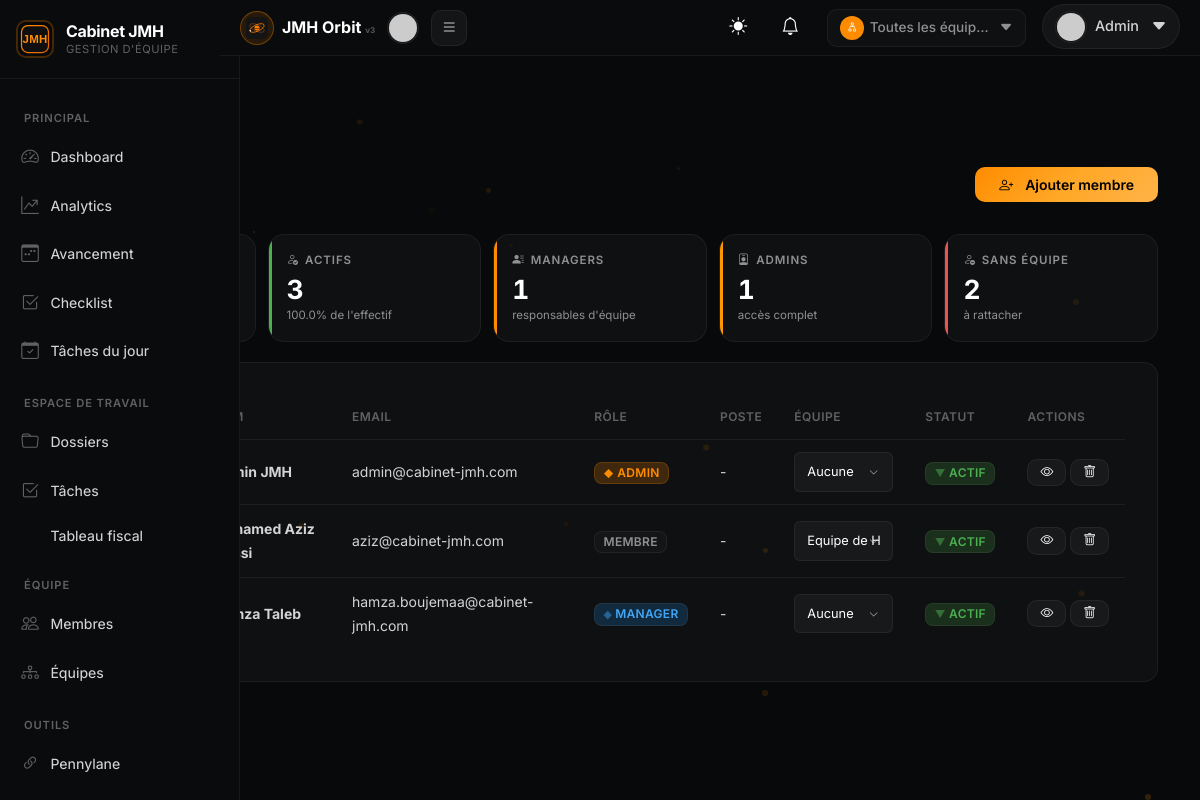
The app's page /membres (signed in) with its own data.
### app/models.py (models this page shows, shortened)
class User(UserMixin, db.Model):
    __tablename__ = 'users'
    id = db.Column(db.Integer, primary_key=True)
    email = db.Column(db.String(120), unique=True, nullable=False, index=True)
    password_hash = db.Column(db.String(256), nullable=False)
    nom = db.Column(db.String(80), nullable=False)
    prenom = db.Column(db.String(80), nullable=False)
    photo_profil = db.Column(db.String(200), default='default.png')
    photo_data = db.Column(db.LargeBinary, nullable=True)
    photo_mimetype = db.Column(db.String(50), nullable=True)
    role = db.Column(db.String(20), nullable=False, default='membre')  # admin | manager | membre
    equipe_id = db.Column(db.Integer, db.ForeignKey('equipes.id'), nullable=True)
    poste = db.Column(db.String(120))  # e.g., "Comptable", "Auditeur"
    telephone = db.Column(db.String(20))
    actif = db.Column(db.Boolean, default=True)
    date_arrivee = db.Column(db.Date, default=date.today)
    date_creation = db.Column(db.DateTime, default=datetime.utcnow)
    dossiers_assignes = db.relationship('Dossier', backref='collaborateur', lazy='dynamic')
    taches_assignees = db.relationship('Tache', foreign_keys='Tache.assigne_a', backref='assigne', lazy='dynamic')
    taches_creees = db.relationship('Tache', foreign_keys='Tache.cree_par', backref='createur', lazy='dynamic')
    notifications = db.relationship('Notification', backref='user', lazy='dynamic', order_by='desc(Notification.date_envoi)')
    commentaires = db.relationship('CommentaireTache', backref='user', lazy='dynamic')
    performances = db.relationship('Performance', backref='user', lazy='dynamic')
    def photo_display_src(self):
        try:
            if self.photo_data:
                from flask import url_for
                return url_for('user_photo', user_id=self.id)
            if self.photo_profil and self.photo_profil != 'default.png':
                import os
                from flask import current_app
                photo_path = os.path.join(current_app.static_folder, 'uploads', self.photo_profil)
                if os.path.exists(photo_path):
                    return '/static/uploads/' + self.photo_profil
        except Exception:
            pass
        try:
            name = f"{self.prenom or ''} {self.nom or ''}".strip()
            encoded = name.replace(' ', '+')
            return f"https://ui-avatars.com/api/?name={encoded}&background=FF8C00&color=fff&size=128&font-size=0.5&bold=true"
        except Exception:
            pass
        return None

### app/routes.py (the view)
@app.route('/membres')
@login_required
def membres():
    from app.models import User, Equipe
    membres_list = User.query.filter_by(actif=True).order_by(User.nom).all()
    toutes_equipes = Equipe.query.order_by(Equipe.nom).all()
    mes_equipes = []
    if current_user.role == 'manager':
        mes_equipes = Equipe.query.filter_by(manager_id=current_user.id).all()
    return render_template('membres.html', membres=membres_list, toutes_equipes=toutes_equipes, mes_equipes=mes_equipes, title="Membres")

### app/__init__.py (called while the page is built)
@login_manager.user_loader
def load_user(user_id):
    return User.query.get(int(user_id))

@app.before_request
def reconnect_db_on_ssl_error():
    from sqlalchemy.exc import OperationalError
    try:
        db.session.execute(db.text("SELECT 1"))
    except OperationalError:
        db.session.rollback()
        try:
            db.session.execute(db.text("SELECT 1"))
        except Exception:
            pass
    except Exception:
        db.session.rollback()

### app/models.py (called while the page is built)
    def nb_membres(self):
        return self.membres.filter_by(actif=True).count()

### templates/membres.html (shortened to what this page needs)
{% extends "base.html" %}
{% block content %}
<div class="d-flex justify-content-between align-items-center mb-4 animate-fade-in-up">
    <h2 class="text-gradient-animated">Membres</h2>
    <button class="btn-premium btn-premium-primary btn-press" data-bs-toggle="modal" data-bs-target="#modalAjouter">
        <i class="bi bi-person-plus me-1"></i>Ajouter membre
    </button>
</div>
{% set mns = namespace(total=0, actifs=0, mgr=0, adm=0, sans_eq=0) %}
{% for m in membres %}
    {% set mns.total = mns.total + 1 %}
    {% if m.actif %}{% set mns.actifs = mns.actifs + 1 %}{% endif %}
    {% if m.role == 'manager' %}{% set mns.mgr = mns.mgr + 1 %}{% endif %}
    {% if m.role == 'admin' %}{% set mns.adm = mns.adm + 1 %}{% endif %}
    {% if not m.equipe_id %}{% set mns.sans_eq = mns.sans_eq + 1 %}{% endif %}
{% endfor %}
<div class="kpi-band animate-fade-in-up">
    <div class="kpi-chip" style="--accent: var(--info);">
        <div class="kpi-label"> Membres</div>
        <div class="kpi-value">{{ mns.total }}</div>
        <div class="kpi-sub">total du cabinet</div>
    </div>
    <div class="kpi-chip" style="--accent: var(--success);">
        <div class="kpi-label"><i class="bi bi-person-check"></i> Actifs</div>
        <div class="kpi-value">{{ mns.actifs }}</div>
        <div class="kpi-sub">{{ (mns.actifs / mns.total * 100)|round(0) if mns.total else 0 }}% de l'effectif</div>
    </div>
    <div class="kpi-chip" style="--accent: var(--orange-primary);">
        <div class="kpi-label"><i class="bi bi-person-lines-fill"></i> Managers</div>
        <div class="kpi-value">{{ mns.mgr }}</div>
        <div class="kpi-sub">responsables d'équipe</div>
    </div>
    <div class="kpi-chip" style="--accent: var(--warning);">
        <div class="kpi-label"><i class="bi bi-person-badge"></i> Admins</div>
        <div class="kpi-value">{{ mns.adm }}</div>
        <div class="kpi-sub">accès complet</div>
    </div>
    <div class="kpi-chip" style="--accent: var(--danger);">
        <div class="kpi-label"><i class="bi bi-person-dash"></i> Sans équipe</div>
        <div class="kpi-value">{{ mns.sans_eq }}</div>
        <div class="kpi-sub">à rattacher</div>
    </div>
</div>
<div class="card-premium animate-fade-in-up stagger-1">
    <div class="card-body-premium">
        <div class="table-responsive">
            <table class="table-premium">
                <thead>
                    <tr>
                        <th style="width:36px"><input type="checkbox" id="selectAllMembres" class="select-all-checkbox"></th>
                        <th>Photo</th>
                        <th>Nom</th>
                        <th>Email</th>
                        <th>Rôle</th>
                        <th>Poste</th>
                        {% if current_user.role == 'admin' %}
                        <th>Équipe</th>
                        {% endif %}
                        <th>Statut</th>
                        <th>Actions</th>
                    </tr>
                </thead>
                <tbody>
                    {% for m in membres %}
                    <tr>
                        <td style="width:36px"><input type="checkbox" class="row-checkbox" value="{{ m.id }}"></td>
                        <td>
                            {% set m_photo = m.photo_display_src() %}
                            {% if m_photo %}
                            <span class="user-icon-badge"><img src="{{ m_photo }}" alt="photo" class="sidebar-user-img" style="width:32px;height:32px;"></span>
                            {% endif %}
                        </td>
                        <td><strong>{{ m.prenom }} {{ m.nom }}</strong></td>
                        <td class="text-tertiary">{{ m.email }}</td>
                        <td>
                            <span class="badge {{ 'badge-info' if m.role == 'manager' else 'badge-tertiary' if m.role == 'membre' else 'badge-orange' }}">
                                {{ m.role }}
                            </span>
                        </td>
                        <td class="text-tertiary">{{ m.poste or '-' }}</td>
                        {% if current_user.role == 'admin' %}
                        <td>
                            <form method="POST" action="{{ url_for('assigner_equipe', user_id=m.id) }}" class="d-inline">
                                <select name="equipe_id" class="select-premium select-sm" onchange="this.form.submit()">
                                    <option value="">Aucune</option>
                                    {% for eq in toutes_equipes %}
                                    <option value="{{ eq.id }}" {{ 'selected' if m.equipe_id == eq.id else '' }}>{{ eq.nom }}</option>
                                    {% endfor %}
                                </select>
                            </form>
                        </td>
                        {% endif %}
                        <td>
                            <span class="badge {{ 'badge-success' if m.actif else 'badge-danger' }}">
                                {{ 'Actif' if m.actif else 'Désactivé' }}
                            </span>
                        </td>
                        <td>
                            <div class="d-flex gap-1">
                                <a href="{{ url_for('fiche_membre', user_id=m.id) }}" class="btn-premium btn-premium-secondary btn-press" style="padding: 0.375rem 0.75rem; font-size: 0.8rem;">
                                    <i class="bi bi-eye"></i>
                                </a>
                                <form method="POST" action="{{ url_for('supprimer_membre', user_id=m.id) }}" class="d-inline" onsubmit="return confirm('Confirmer la suppression définitive de {{ m.prenom }} {{ m.nom }} ?');">
                                    <button type="submit" class="btn-premium btn-premium-secondary btn-press" style="padding: 0.375rem 0.75rem; font-size: 0.8rem;">
                                        <i class="bi bi-trash"></i>
                                    </button>
                                </form>
                            </div>
                        </td>
                    </tr>
                    {% endfor %}
                </tbody>
            </table>
        </div>
    </div>
</div>
{% endblock %}

### templates/base.html (shortened to what this page needs)
<!DOCTYPE html>
<html lang="fr">
<head>
    <link href="https://cdn.jsdelivr.net/npm/bootstrap@5.3.2/dist/css/bootstrap.min.css" rel="stylesheet">
    <link rel="stylesheet" href="https://cdn.jsdelivr.net/npm/bootstrap-icons@1.11.1/font/bootstrap-icons.css">
    <link href="{{ url_for('static', filename='css/style.css') }}?v=4" rel="stylesheet">
    <link href="{{ url_for('static', filename='css/light-theme.css') }}?v=1" rel="stylesheet">
    <div id="toastContainer" class="toast-container position-fixed bottom-0 end-0 p-3" style="z-index: 1080;"></div>
</head>
<body>
    <header class="app-topbar">
        <div class="app-topbar-left">
            <a class="app-brand" href="{{ url_for('dashboard') }}">
                <span class="app-brand-icon"><img src="{{ url_for('static', filename='img/logo-orbit.svg') }}" alt="" style="width:22px;height:22px;display:block;"></span>
                                <span class="app-brand-text">JMH Orbit <small style="font-size:0.5rem;opacity:0.3;">v3</small></span>
            </a>
            {% if current_user.is_authenticated %}
            {% set photo_src = current_user.photo_display_src() %}
            {% if photo_src %}
            <span class="app-user-icon">
                <img src="{{ photo_src }}" alt="photo" class="sidebar-user-img" style="width:32px;height:32px;">
            </span>
            {% endif %}
            <button class="app-topbar-toggle" id="sidebarToggle" type="button" aria-label="Toggle sidebar">
            </button>
            {% endif %}
        </div>
        <div class="app-topbar-right">
                {% if current_user.is_authenticated %}
                <button id="themeToggle" style="background:none;border:none;color:var(--text-primary);font-size:18px;cursor:pointer;margin-right:12px;" onclick="toggleTheme()" title="Changer le thème">
                    <i id="themeIcon" class="bi bi-sun-fill"></i>
                </button>
            <a href="{{ url_for('notifications_page') }}" class="notif-bell-link" style="margin-right:12px;position:relative;text-decoration:none;color:var(--text-primary);font-size:18px;">
                <i class="bi bi-bell"></i>
            </a>
            {% if current_equipe or all_equipes_for_switch %}
            <div class="dropdown">
                <div class="team-context-icon" style="border-color: var(--border-color);" data-bs-toggle="dropdown" role="button" aria-haspopup="true" aria-expanded="false">
                    <span class="team-icon" style="background: {{ current_equipe.couleur if current_equipe else '#FF8C00' }};color: #fff;">
                        {% if current_equipe %}
                        <i class="bi {{ current_equipe.icon or 'bi-people' }}"></i>
                        {% else %}
                        <i class="bi bi-diagram-2"></i>
                        {% endif %}
                    </span>
                    <span class="team-context-name">{{ current_equipe.nom if current_equipe else 'Toutes les équipes' }}</span>
                    <i class="bi bi-caret-down-fill ms-1"></i>
                </div>
            </div>
            {% endif %}
            <div class="dropdown">
                <a class="app-user-toggle" href="#" data-bs-toggle="dropdown">
                    {% set photo_src = current_user.photo_display_src() %}
                    {% if photo_src %}
                    <span class="app-user-icon">
                        <img src="{{ photo_src }}" alt="photo" class="sidebar-user-img" style="width:32px;height:32px;">
                    </span>
                    {% endif %}
                    <span class="app-user-name d-none d-md-inline">{{ current_user.prenom }}</span>
                    <i class="bi bi-caret-down-fill ms-1"></i>
                </a>
            </div>
            {% endif %}
        </div>
    </header>
    <main class="container-fluid" style="padding-top: 72px;">
        <div class="row">
            {% if current_user.is_authenticated %}
            <div class="col-auto h-100 d-none d-md-flex" id="sidebarCol" style="width: 220px;">
                {% include 'includes/sidebar.html' %}
            </div>
            {% endif %}
            <div class="col">
                <div class="container mt-4">
                    {% block content %}{% endblock %}
                </div>
            </div>
        </div>
    </main>
</body>
</html>

### records on screen
User: prenom "Admin", nom "JMH", email "admin@cabinet-jmh.com", role "ADMIN", poste "-", actif "ACTIF"
User: prenom "Mohamed Aziz", email "aziz@cabinet-jmh.com", role "MEMBRE", poste "-", actif "ACTIF"
User: nom "Taleb", email "hamza.boujemaa@cabinet-jmh.com", role "MANAGER", poste "-", actif "ACTIF"

### other values on screen
{{ current_equipe.nom if current_equipe else 'Toutes les équipes' }} "Toutes les équip…"
{{ mns.actifs }} "3"
{{ (mns.actifs / mns.total * 100)|round(0) if mns.total else 0 }} "100.0"
{{ mns.mgr }} "1"
{{ mns.adm }} "1"
{{ mns.sans_eq }} "2"
form field equipe_id "Equipe de Hamza"
